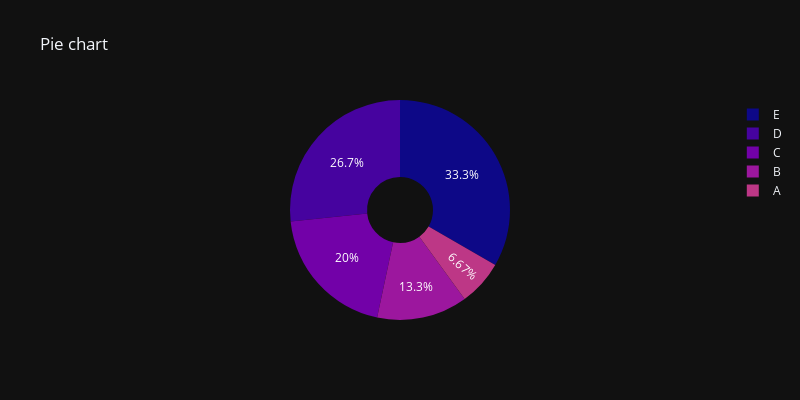

Notebook source saved alongside this figure:
### Code cell
labels = ['A', 'B', 'C', 'D','E']
counts = [10, 20, 30, 40, 50]
fig = px.pie(labels=labels, values=counts, title='Pie chart', names=labels,
              width=800, height=400, template = 'plotly_dark',
             color_discrete_sequence=px.colors.sequential.Plasma, hole=0.3)
fig.show()

### Figure 1 — Plotly figure (JSON) as saved in the notebook; plotly's stock layout.template omitted (floating-point values rounded to 4 significant figures)
{"data": [{"domain": {"x": [0, 1], "y": [0, 1]}, "hole": 0.3, "hovertemplate": "label=%{label}<br>value=%{value}<extra></extra>", "labels": ["A", "B", "C", "D", "E"], "legendgroup": "", "name": "", "showlegend": true, "type": "pie", "values": [10, 20, 30, 40, 50]}], "layout": {"height": 400, "legend": {"tracegroupgap": 0}, "piecolorway": ["#0d0887", "#46039f", "#7201a8", "#9c179e", "#bd3786", "#d8576b", "#ed7953", "#fb9f3a", "#fdca26", "#f0f921"], "title": {"text": "Pie chart"}, "width": 800}}
